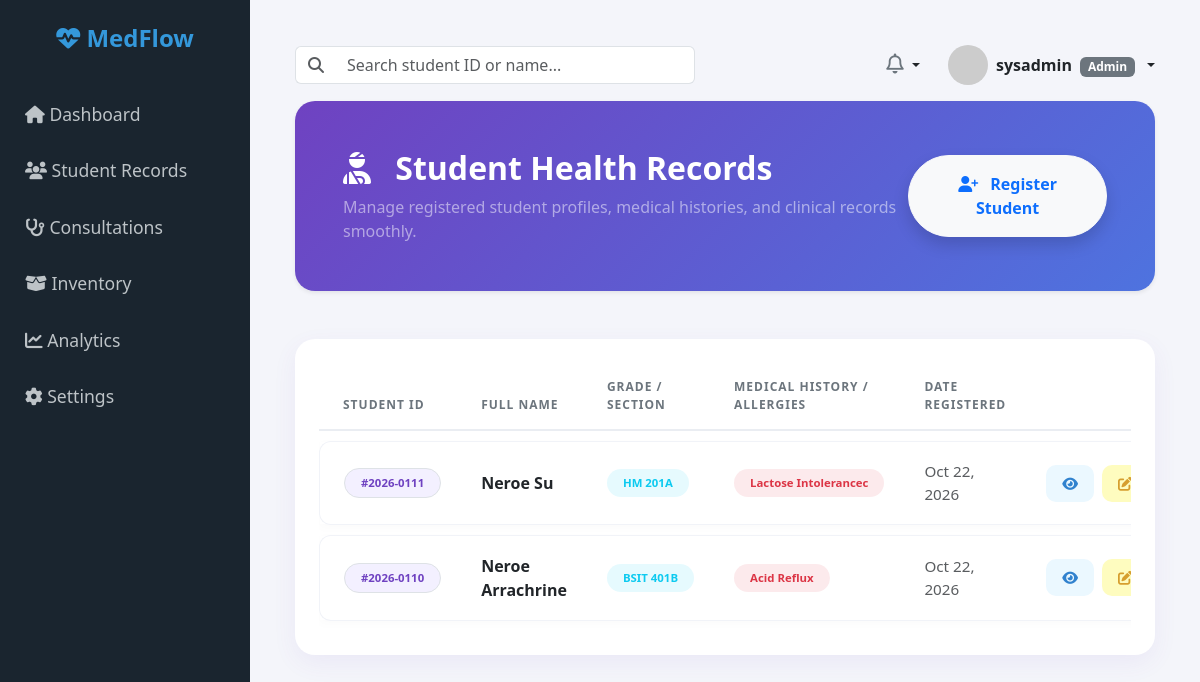
The page /modules/records/index.php (signed in) on the database its author committed.
### tables this page shows
CREATE TABLE IF NOT EXISTS `students` (
  `student_id` varchar(50) NOT NULL,
  `first_name` varchar(50) DEFAULT NULL,
  `last_name` varchar(50) DEFAULT NULL,
  `grade_section` varchar(50) DEFAULT NULL,
  `medical_history` text,
  `allergies` text,
  `created_at` timestamp NULL DEFAULT CURRENT_TIMESTAMP,
  PRIMARY KEY (`student_id`)
);

### modules/records/index.php (the view, shortened to what this page needs)
<?php
require_once '../../includes/db_connect.php';
try {
    $role_stmt = $pdo->prepare("SELECT role FROM users WHERE user_id = ?");
    $role_stmt->execute([$_SESSION['user_id']]);
    $user_role = $role_stmt->fetchColumn();
} catch (PDOException $e) {
    $user_role = 'Teacher';
}
?>
<!DOCTYPE html>
<html lang="en">
<head>
    <link href="https://cdn.jsdelivr.net/npm/bootstrap@5.3.0/dist/css/bootstrap.min.css" rel="stylesheet">
    <link rel="stylesheet" href="https://cdnjs.cloudflare.com/ajax/libs/font-awesome/6.4.0/css/all.min.css">
</head>
<body>
    <?php include '../../includes/sidebar.php'; ?>
    <div class="main-content">
        <?php include '../../includes/topbar.php'; ?>
        <div class="card bg-gradient-purple p-5 mb-5 shadow-sm mt-3">
            <div class="d-flex justify-content-between align-items-center">
                <div>
                    <h2 class="fw-bold mb-2 text-white"><i class="fa-solid fa-user-injured me-3"></i> Student Health Records</h2>
                    <p class="text-white-50 fs-6 mb-0">Manage registered student profiles, medical histories, and clinical records smoothly.</p>
                </div>
                <?php if ($user_role === 'Admin' || $user_role === 'Nurse'): ?>
                    <a href="register.php" class="btn btn-light fw-bold px-4 py-3 shadow text-primary rounded-pill">
                        <i class="fa-solid fa-user-plus me-2"></i> Register Student
                    </a>
                <?php else: ?>
                    <span class="badge bg-light text-dark px-4 py-3 rounded-pill fw-semibold shadow-sm">
                        <i class="fa-solid fa-eye me-2 text-primary"></i> View-Only Access
                    </span>
                <?php endif; ?>
            </div>
        </div>
        <div class="card p-4">
            <div class="table-responsive">
                <table class="table align-middle mb-0">
                    <thead>
                        <tr>
                            <th class="ps-4">Student ID</th>
                            <th>Full Name</th>
                            <th>Grade / Section</th>
                            <th>Medical History / Allergies</th>
                            <th>Date Registered</th>
                            <th class="text-end pe-4">Actions</th>
                        </tr>
                    </thead>
                    <tbody>
                        <?php
                        try {
                            $stmt = $pdo->query("SELECT * FROM students ORDER BY student_id DESC");
                            if ($stmt->rowCount() > 0) {
                                while ($row = $stmt->fetch(PDO::FETCH_ASSOC)) {
                                    $reg_date = !empty($row['created_at']) ? date('M d, Y', strtotime($row['created_at'])) : 'Oct 22, 2026';
                                    echo "<tr>";
                                    echo "<td class='ps-4'><span class='badge bg-purple bg-opacity-10 text-purple border px-3 py-2 rounded-pill fw-semibold' style='background-color: #f3f0ff !important; color: #6f42c1 !important;'>#" . htmlspecialchars($row['student_id']) . "</span></td>";
                                    echo "<td><strong class='text-dark fs-6'>" . htmlspecialchars($row['first_name'] . ' ' . $row['last_name']) . "</strong></td>";
                                    echo "<td><span class='badge bg-info bg-opacity-10 text-info px-3 py-2 rounded-pill'>" . htmlspecialchars($row['grade_section']) . "</span></td>";
                                    echo "<td><span class='badge bg-danger bg-opacity-10 text-danger px-3 py-2 rounded-pill'>" . htmlspecialchars($row['medical_history'] ?: 'None') . "</span></td>";
                                    echo "<td class='text-muted'>" . $reg_date . "</td>";
                                    echo "<td class='text-end pe-4'>
                                            <div class='d-flex justify-content-end gap-2'>
                                                <a href='view.php?id=" . $row['student_id'] . "' class='btn btn-sm btn-action-view px-3 py-2' title='View Profile'>
                                                    <i class='fa-solid fa-eye'></i>
                                                </a>";
                                    if ($user_role === 'Admin' || $user_role === 'Nurse') {
                                        echo "<a href='edit.php?id=" . $row['student_id'] . "' class='btn btn-sm btn-action-edit px-3 py-2' title='Edit Record'>
                                                <i class='fa-solid fa-pen-to-square'></i>
                                              </a>
                                              <a href='delete.php?id=" . $row['student_id'] . "' class='btn btn-sm btn-action-delete px-3 py-2' title='Delete Record' onclick='return confirm(\"Are you sure you want to delete this student record?\");'>
                                                <i class='fa-solid fa-trash'></i>
                                              </a>";
                                    }
                                    echo "</div>
                                         </td>";
                                    echo "</tr>";
                                }
                            } else {
                                $colspan = ($user_role === 'Admin' || $user_role === 'Nurse') ? 6 : 5;
                                echo "<tr><td colspan='{$colspan}' class='text-center text-muted py-5'>
                                        <i class='fa-solid fa-user-slash fa-3x mb-3 text-secondary opacity-25'></i>
                                        <p class='mb-0 fw-medium'>No student health records found.</p>
                                      </td></tr>";
                            }
                        } catch (PDOException $e) {
                            echo "<tr><td colspan='6' class='text-center text-danger py-4'>Error loading student records.</td></tr>";
                        }
                        ?>
                    </tbody>
                </table>
            </div>
        </div>
    </div>
</body>
</html>

### modules/records/index.php (style rules this page uses)
body { background-color: #f4f5fa; font-family: 'Segoe UI', Tahoma, Geneva, Verdana, sans-serif; overflow-x: hidden; }
.main-content { margin-left: 250px; padding: 45px; width: calc(100% - 250px); }
.card { border: none; border-radius: 20px; box-shadow: 0 8px 25px rgba(111, 66, 193, 0.07); background-color: #ffffff; }
.bg-gradient-purple { background: linear-gradient(135deg, #6f42c1 0%, #4e73df 100%); color: white; border-radius: 20px; }
.table { border-collapse: separate; border-spacing: 0 10px; margin-top: -10px; }
.table thead th { background-color: transparent; color: #6c757d; font-weight: 700; text-transform: uppercase; font-size: 0.75rem; letter-spacing: 1px; border-bottom: 2px solid #eaedf2; padding: 15px 20px; }
.table tbody tr { background-color: #ffffff; box-shadow: 0 3px 10px rgba(0, 0, 0, 0.02); }
.table tbody td { padding: 18px 20px; color: #2d3748; vertical-align: middle; font-size: 0.95rem; border-top: 1px solid #f1f3f8; border-bottom: 1px solid #f1f3f8; }
.table tbody td:first-child { border-left: 1px solid #f1f3f8; border-top-left-radius: 12px; border-bottom-left-radius: 12px; }
.table tbody td:last-child { border-right: 1px solid #f1f3f8; border-top-right-radius: 12px; border-bottom-right-radius: 12px; }
.btn-action-view { background-color: #ebf8ff; color: #3182ce; border: none; border-radius: 10px; transition: all 0.2s; }
.btn-action-edit { background-color: #fefcbf; color: #d69e2e; border: none; border-radius: 10px; transition: all 0.2s; }

### rows shown on the page
students: student_id "2026-0111", first_name+last_name "Neroe Su", grade_section "HM 201A", medical_history "Lactose Intolerancec", created_at "Oct 22, 2026"
students: student_id "2026-0110", first_name+last_name "Neroe Arrachrine", grade_section "BSIT 401B", medical_history "Acid Reflux", created_at "Oct 22, 2026"

### other values the page prints
$_SESSION['username'] "sysadmin"
$_SESSION['role'] "Admin"
